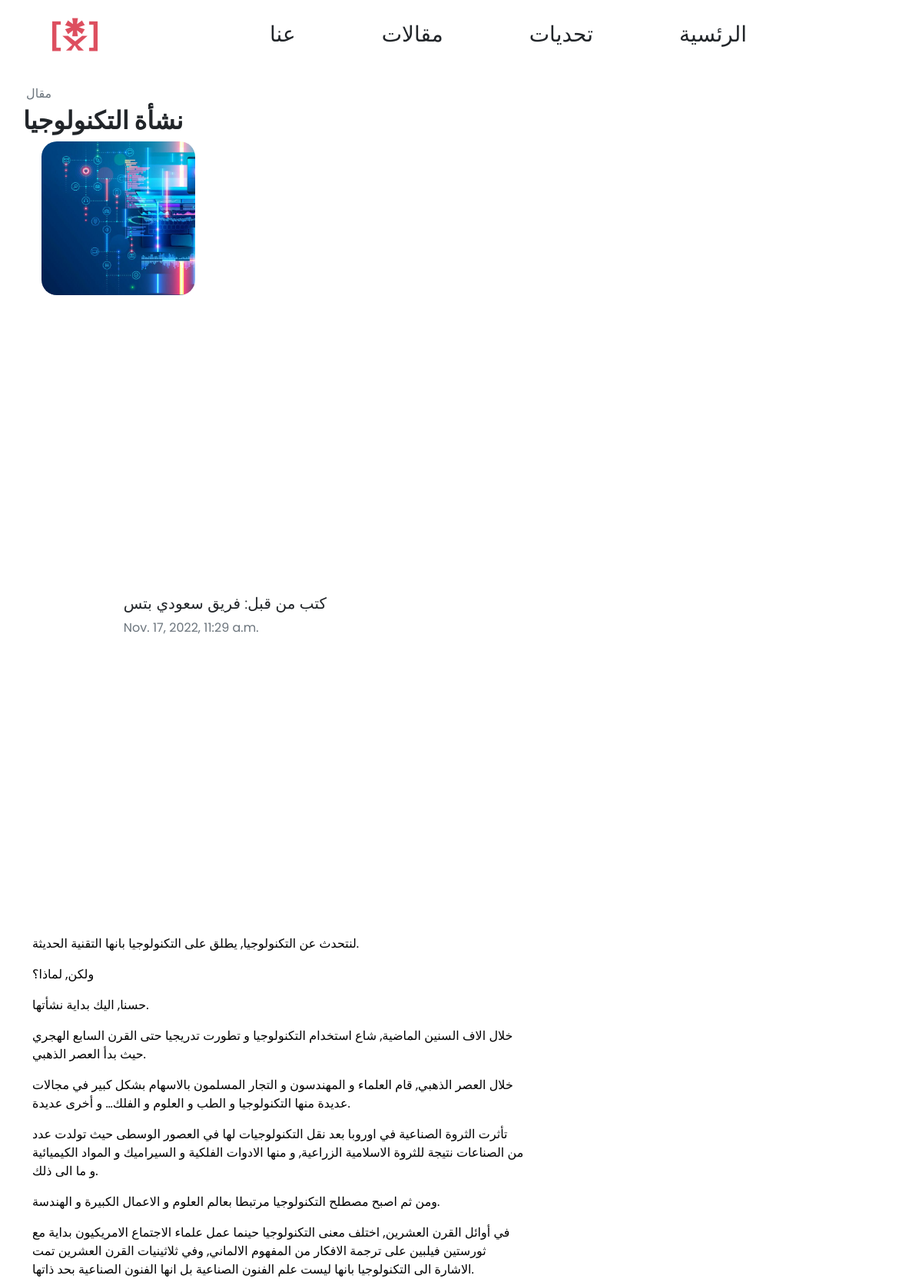
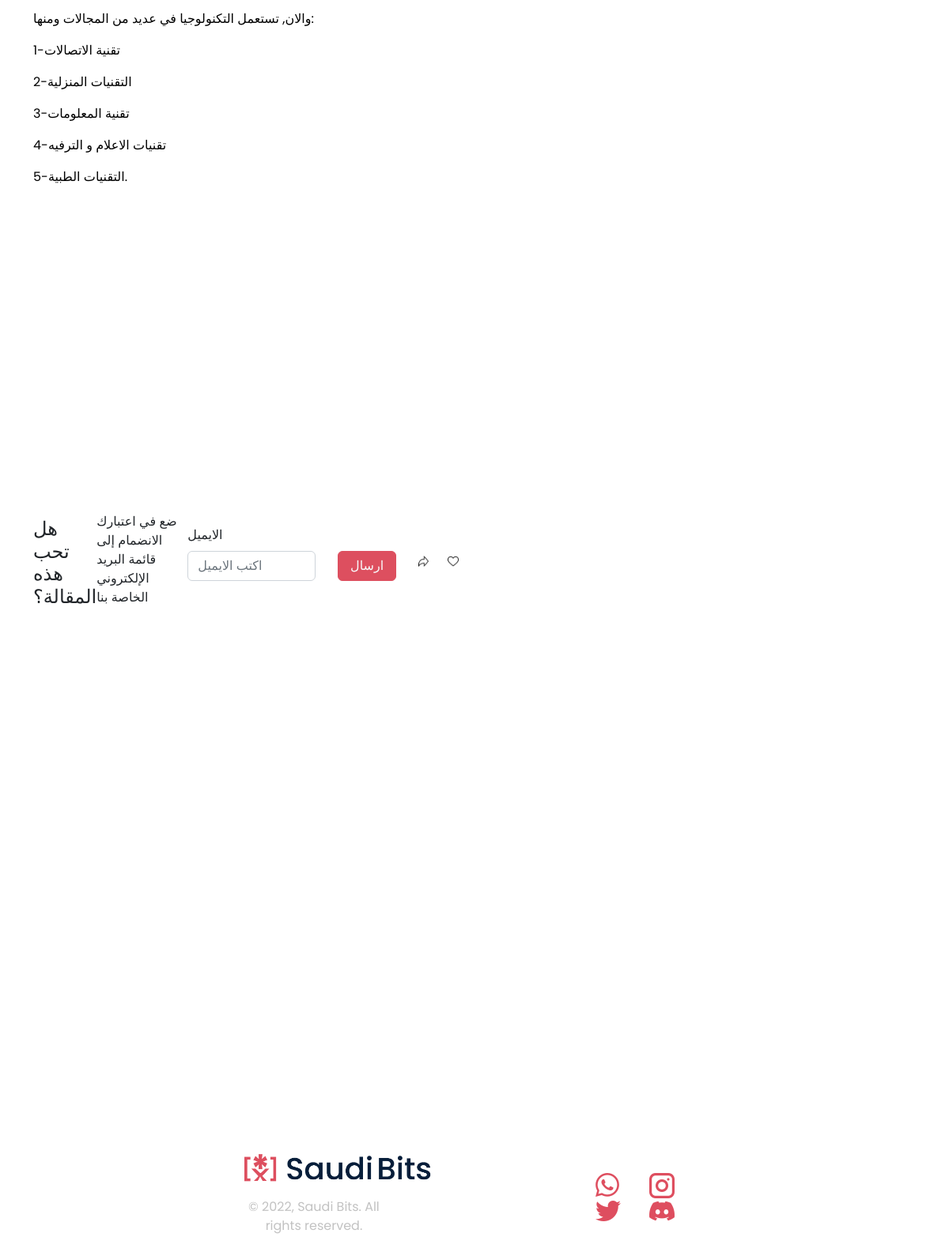
Page /9/ on the committed database (2 pictures, top to bottom).
### articles/models.py (models this page shows, shortened)
class Article(models.Model):
    title = models.CharField(max_length=255, unique=False)
    url = models.SlugField(max_length=255, unique=True)
    author = models.ForeignKey(User, on_delete= models.CASCADE,related_name='blog_posts')
    updated_on = models.DateTimeField(auto_now= True)
    content = RichTextField()
    image = models.ImageField(upload_to='images')
    created_on = models.DateTimeField(auto_now_add=True)
    status = models.IntegerField(choices=STATUS, default=0)
    class Meta:
        ordering = ['-created_on']

### articles/views.py (the view)
# urls.py: path('<slug:pk>/', views.ArticleDetail.as_view(), name='article_detail'),
class ArticleDetail (generic.DetailView):
    model = Article
    template_name = 'main/article_detail.html'

### articles/templates/main/article_detail.html (shortened to what this page needs)
<!DOCTYPE html>
{% load static %}
 {% block content %}
<html lang="en">
<head>
    <link rel="stylesheet" href=" {% static 'styles/style.css' %} ">
    <link rel="stylesheet" href=" {% static 'static/bootstrap.css' %} ">
</head>
<body>
    <section id="Navbar">
        <nav class="navbar navbar-expand-lg">
            <div class="container-fluid justify-content-around">
              <a class="navbar-brand ps-lg-5 ps-0 m-0" href="#"><img src=" {% static 'images/icon.ico' %} " alt="Saudi Bits Logo" style="width:75px; height: 64px;"></a>
                <div class="collapse navbar-collapse justify-content-around poppins" id="navbarNav">
                    <ul class="navbar-nav text-center fs-3">
                    <li class="nav-item mx-xl-5 mx-lg-2">
                        <a class="nav-link text-dark" aria-current="page" href="#">عنا</a>
                    </li>
                    <li class="nav-item mx-xl-5 mx-lg-2">
                        <a class="nav-link text-dark" aria-current="page" href="#">مقالات</a>
                    </li>
                    <li class="nav-item mx-xl-5 mx-lg-2">
                        <a class="nav-link text-dark" href="#">تحديات</a>
                    </li>
                    <li class="nav-item mx-xl-5 mx-lg-2">
                        <a class="nav-link text-dark" href="#">الرئسية</a>
                    </li>
                    </ul>
                </div>
            </div>
          </nav>
    </section>
    <section id="main-body" class="poppins mt-3 p-lg-0 p-3 text-lg-start text-center">
        <div class="container-lg">
            <div class="row justify-content-lg-between justify-content-center">
                <div id="article" class="col-lg-7 col-12 p-0">
                    <p class="lead fs-6 text-muted m-1">
                        مقال
                    </p>
                    <h2 class="fw-bold">
                        {% block title %} {{ object.title }} {% endblock title %}
                    </h2>
                    <div id="picture" class="container-fluid row mb-2 justify-content-lg-between justify-content-center mx-0">
                        <div class="col-10">
                        <img src="/static{{ article.image.url}} " class="connect" alt="..." style="border-radius: 10%; width: 200px; height: 200px; object-fit:cover;">
                        </div>
                    </div>
                    <div id="credit" class="container p-0 my-3">
                        <div id="auth" class="container p-0 m-0 row">
                            <p class="lead col-lg-8 my-auto ms-3 text-start">
                                كتب من قبل: فريق سعودي بتس
                                <br>
                                <b class="text-muted fs-6">{{ article.created_on }}</b>
                            </p>
                        </div>
                    </div>
                    <div id="textbody" class="container-sm">
                        <p class="lead fs-6">
                            {{ object.content | safe }}
                        </p>
                    </div>
                    <div class="entermail container mt-3 mb-0 text-start">
                        <h4>هل تحب هذه المقالة؟</h4>
                        <p class="lead" style="font-size:medium;">
                            ضع في اعتبارك الانضمام إلى قائمة البريد الإلكتروني الخاصة بنا
                        </p>
                        <div class="my-3 mx-0 p-0 mb-5 d-lg-block d-none">
                            <div class="container-fluid row justify-content-start p-0">
                                <label for="exampleInputEmail1" class="form-label">الايميل</label>
                                <div id="formstuff" class="col-5">
                                        <input type="email" class="form-control" id="exampleInputEmail1" placeholder="اكتب الايميل" aria-describedby="emailHelp">
                                </div>
                                <a href="#" class="btn btn-primary col-2 mx-3 text-light">
                                    ارسال
                                </a>
                                <a href="#" class="col-1">
                                    <img src=" {% static 'images/share.png' %} " alt="Share" class="img-fluid">
                                </a>
                                <a href="#" class="col-1">
                                    <img src=" {% static 'images/heart.png' %} " alt="Share" class="img-fluid">
                                </a>
                            </div>
                        </div>
                    </div>
                </div>
            </div>
        </div>
    </section>
    <footer id="bg-dark">
        <div class="container text-center">
            <div class="row justify-content-between">
              <div class="col-lg-4">
                <img class="text-start" src=" {% static 'images/full logo.png' %} " alt="Complete Saudi Bits logo" style="width: 240px">
                <p class="poppins" style="color: #C2C2C2;"> © 2022, Saudi Bits. All rights reserved.</p>
              </div>
              <div class="col-lg-4 my-auto">
                    <a href="https://chat.whatsapp.com/FDlUeHYR7ZuJtp312yolJf" target="_blank" class="px-3"><img src=" {% static 'images/whatsapp.png' %} " alt="Whatsapp icon"></a>
                    <a href="https://www.instagram.com/saudi.bits/" target="_blank" class="px-3"><img src=" {% static 'images/instagram.png' %} " alt="Instagram icon"></a>
                    <a href="https://twitter.com/SaudiBits" target="_blank" class="px-3"><img src=" {% static 'images/twitter.png' %} " alt="Twitter icon"></a>
                    <a href="https://discord.gg/aEuktt5njU" target="_blank" class="px-3"><img src=" {% static 'images/discord.png' %} " alt="Discord icon"></a>
              </div>
            </div>
          </div>
        </footer>
        <br>
</body>
</html>
{% endblock content %}

### articles/static/styles/style.css (style rules this page uses)
.poppins { font-family: 'Poppins', sans-serif; }
html { height: 100%; }
body { margin: 0; min-height: 100%; display: flex; flex-direction: column; }
footer { margin-top:auto ; }
.container { display: flex; align-items: center; justify-content: center; height: 100vh; }

### rows in the picture
Article: title "نشأة التكنولوجيا", image (picture), created_on "Nov. 17, 2022, 11:29 a.m.", content "لنتحدث عن التكنولوجيا, يطلق على التكنولوجيا بانها التقنية الحديثة. ولكن, لماذا؟ حسنا, اليك بداية نشأتها. خلال الاف السنين الماضية, شاع استخدام التكنولوجيا و تطورت تدريجيا حتى القرن السابع الهجري حيث بدأ العصر الذهبي. خلال العصر الذهبي, قام العلماء و المهندسون و التجار المسلمون بالاسهام بشكل كبير في مجالات عديدة منها التكنولوجيا و الطب و العلوم و الفلك… و أخرى عديدة. تأثرت الثروة الصناعية في اوروبا بعد نقل التكنولوجيات لها في العصور الوسطى حيث تولدت عدد من الصناعات نتيجة للثروة الاسلامية الزراعية, و منها الادوات الفلكية و السيراميك و المواد الكيميائية و ما الى ذلك. ومن ثم اصبح مصطلح التكنولوجيا مرتبطا بعالم العلوم و الاعمال الكبيرة و الهندسة. في أوائل القرن العشرين, اختلف معنى التكنولوجيا…"
